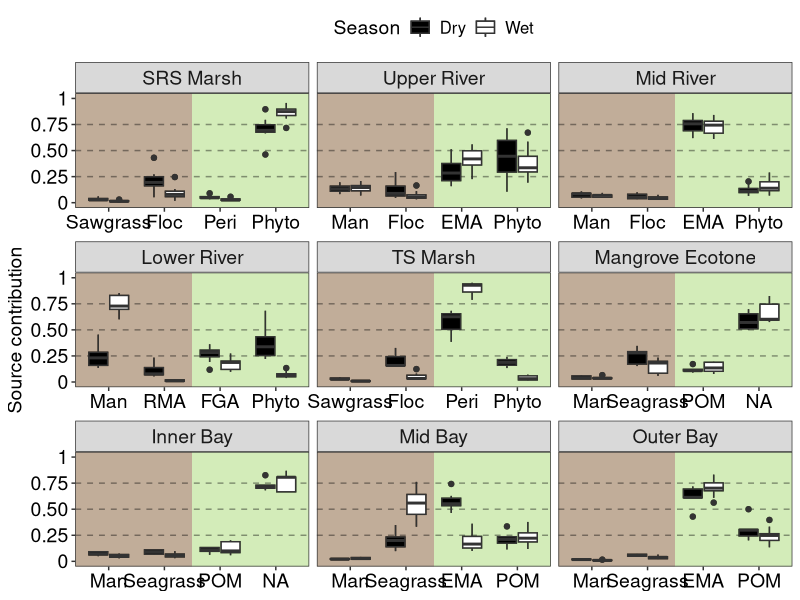
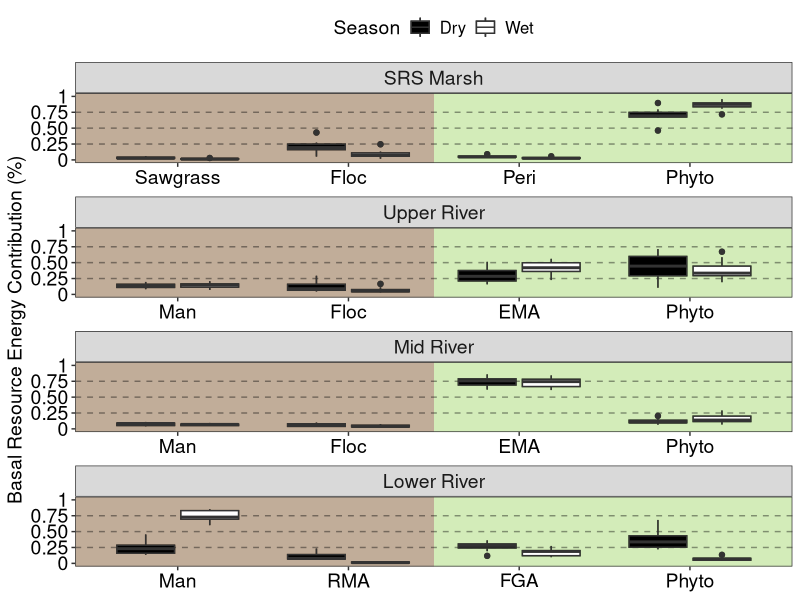
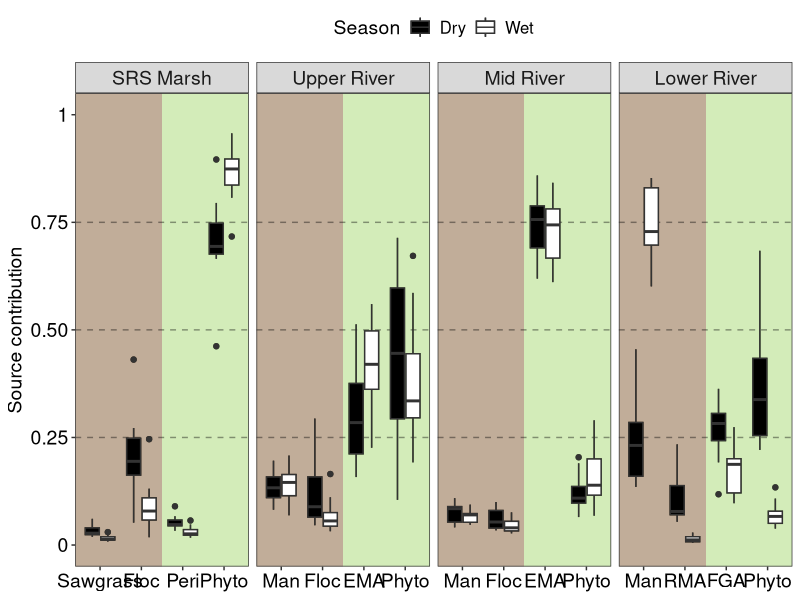
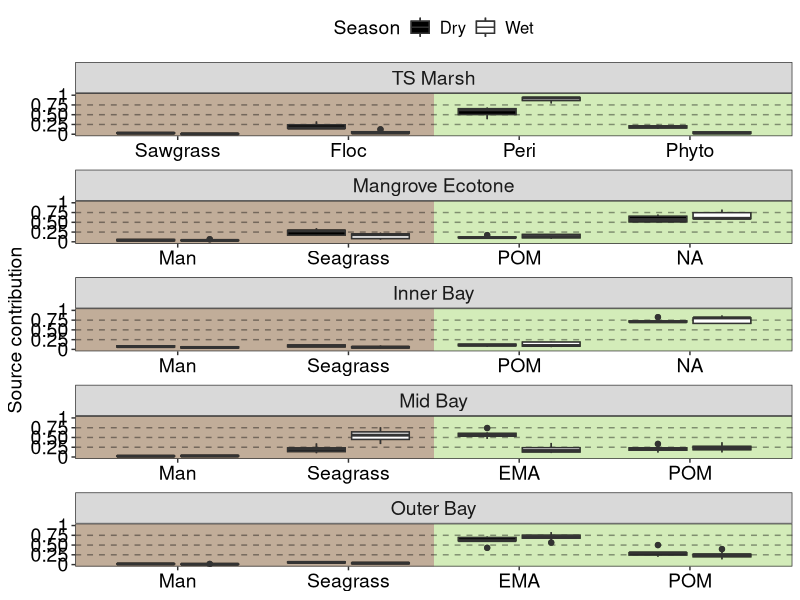
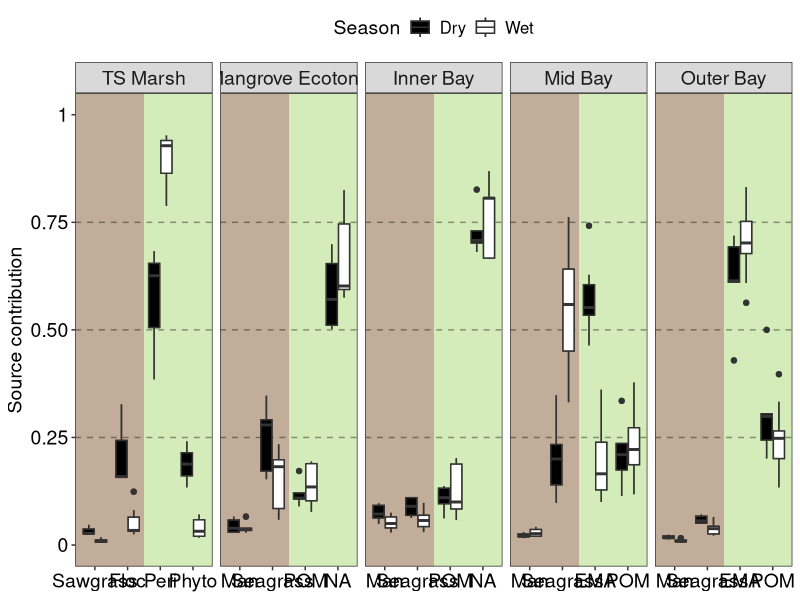
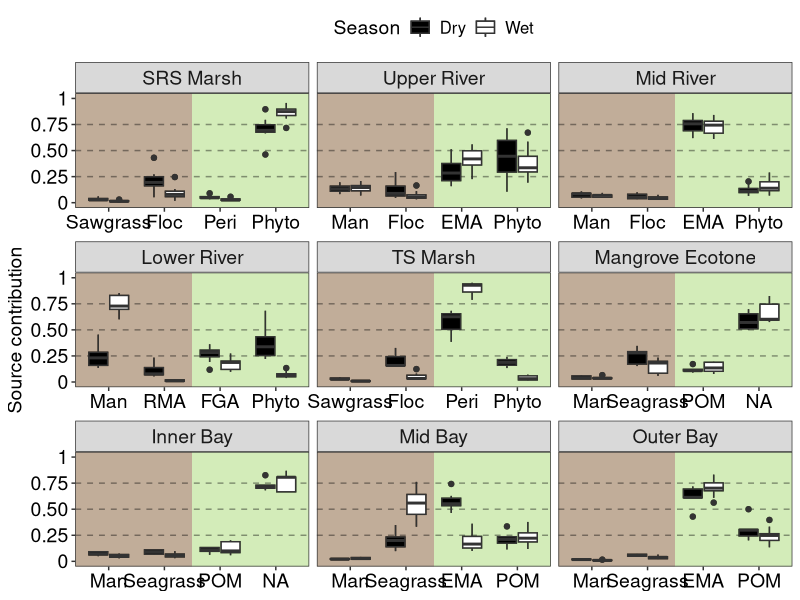
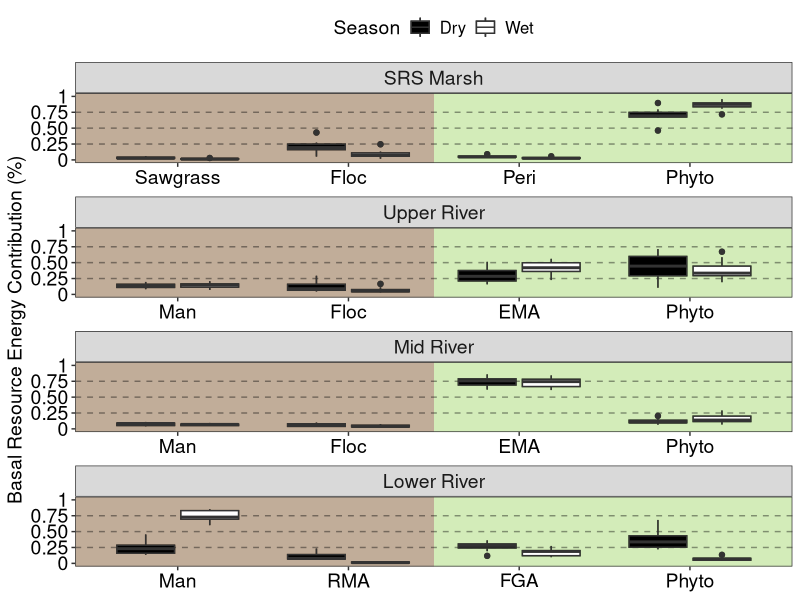
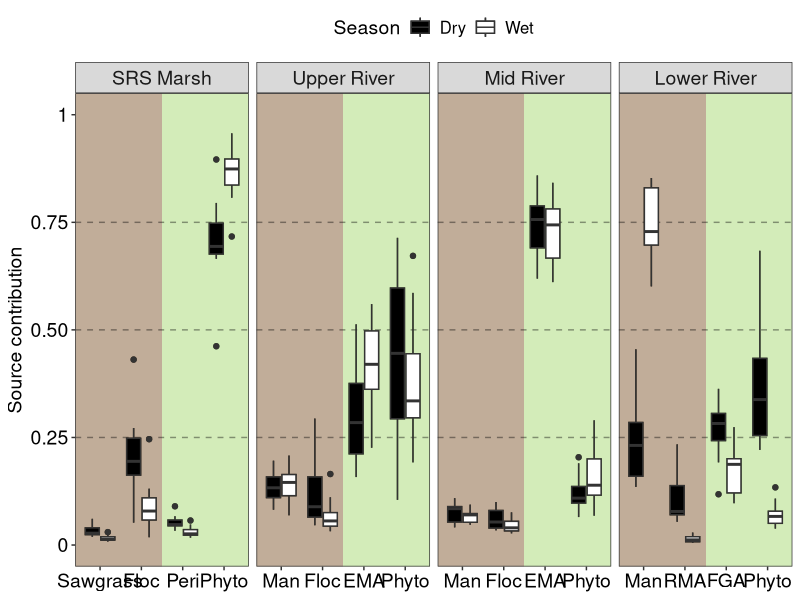

Here is the R script that generated these plots, in order:
#' """ Make basal resource figures for each transect with shaded background
#'     @author: Ryan James, James Sturges
#'     date: 9/22/23"""

library(tidyverse)

# load data ----
MixOut_RB10 = read.csv('data/Mix_Quants/MT_RB10.csv')
MixOut_SRS3 = read.csv('data/Mix_Quants/MT_SRS3.csv')
MixOut_SRS4 = read.csv('data/Mix_Quants/MT_SRS4.csv')
MixOut_SRS6 = read.csv('data/Mix_Quants/MT_SRS6.csv')
MixOut_TS3 = read.csv('data/Mix_Quants/MT_TS3.csv')
MixOut_TS7 = read.csv('data/Mix_Quants/MT_TS7.csv')
MixOut_TS9 = read.csv('data/Mix_Quants/MT_TS9.csv')
MixOut_TS10 = read.csv('data/Mix_Quants/MT_TS10.csv')
MixOut_TS11 = read.csv('data/Mix_Quants/MT_TS11.csv')

# SRSMixout_gb <- bind_rows(MixOut_RB10, MixOut_SRS3, MixOut_SRS4, MixOut_SRS6)
# 
# SRSMixout_gb = SRSMixout_gb %>% 
#   rename(site = type, season = code) %>%
#   mutate(path = case_when(
#     source %in% c("Epiphytes", "Phytoplankton", "Filamentous Green Algae", "Periphyton") ~ "green",
#     source %in% c("Mangrove", "Sawgrass", "Red Macroalgae",'Floc') ~ "brown",
#     TRUE ~ NA_character_  # For other cases, you can assign NA or something else if needed
#   ))
# 
# SRSMixout_gb = SRSMixout_gb %>% 
#   group_by(name, site, season, path) %>% 
#   summarize(value = sum(mean)) %>% 
#   pivot_wider(names_from = path, values_from = value)
# 
# TSMixout_gb <- rbind(MixOut_TS3, MixOut_TS7, MixOut_TS9, MixOut_TS10, MixOut_TS11)
# 
# TSMixout_gb = TSMixout_gb %>% 
#   rename(site = type, season = code) %>%
#   mutate(path = case_when(
#     source %in% c("Epiphytes", "Phytoplankton", "Filamentous Green Algae", "Periphyton", "Epiphytic microalgae", 'SPOM') ~ "green",
#     source %in% c("Mangrove", "Sawgrass", "Red Macroalgae", "Seagrass", 'Floc') ~ "brown",
#     TRUE ~ NA_character_  # For other cases, you can assign NA or something else if needed
#   ))
# 
# TSMixout_gb = TSMixout_gb %>% 
#   group_by(name, site, season, path) %>% 
#   summarize(value = sum(mean)) %>% 
#   pivot_wider(names_from = path, values_from = value)
# 
# 
# y_label_formatter <- function(x) {
#   ifelse(x %% 1 == 0, formatC(x, format = "f", digits = 0), formatC(x, format = "f", digits = 2))
# }
# 
# 
# combined_df = bind_rows(SRSMixout_gb,TSMixout_gb) %>%  
#   mutate(transect = case_when(
#     site %in% c("SRS3", "SRS4","SRS6", "RB10") ~ "Shark River Slough",
#     site %in% c("TS3", "TS7", "TS9", "TS10", "TS11") ~ "Taylor Slough"))
# 
# unique_names <- combined_df %>%
#   group_by(site, season) %>%
#   summarize(unique_names = n_distinct(name))
# 
# 
# # Combined Brown vs Green boxplot----
# combined_df <- combined_df %>%
#   mutate(site = ifelse(site == "RB10", "Upper River",
#                        ifelse(site == "SRS3", "SRS Marsh",
#                               ifelse(site == "SRS4", "Mid River",
#                                      ifelse(site == "SRS6", "Lower River",
#                                             ifelse(site == "TS3", "TS Marsh",
#                                                    ifelse(site == "TS7", "Mangrove Ecotone",
#                                                           ifelse(site == "TS9", "Inner Bay",
#                                                                  ifelse(site == "TS10", "Mid Bay",
#                                                                         ifelse(site == "TS11", "Outer Bay", site)
#                                                                  )
#                                                           )
#                                                    )
#                                             )
#                                      )
#                               )
#                        )
#   ),
#   site = factor(site, levels = c( "SRS Marsh","Upper River","Mid River","Lower River", "TS Marsh", "Mangrove Ecotone", "Inner Bay", "Mid Bay", "Outer Bay")))
# 
# combined_df = combined_df %>% 
#   group_by(site, season) %>% 
#   mutate(fill = mean(green),
#          site = factor(site, levels = c( "Outer Bay","Mid Bay","Inner Bay","Mangrove Ecotone" ,"TS Marsh", "Lower River", "Mid River","Upper River" ,"SRS Marsh" )))
# 
# 
# combined dataset from mixing model outputs
s_df= tibble(source = c("Sawgrass", "Mangrove",
                         "Floc","Red Macroalgae","Seagrass",
                         "Epiphytes","Periphyton","Filamentous Green Algae",
                         'SPOM',"Phytoplankton"),
             lab = c('Sawgrass', 'Man',
                      "Floc","RMA","Seagrass",
                      'EMA','Peri','FGA',
                      'POM', 'Phyto'),
             s = c('b1', 'b1',
                    'b2','b2','b2',
                    'g1','g1','g1',
                    'g2','g2'),
             x = c(1,1,
                   2,2,2,
                   3,3,3,
                   4,4),
             g = c('brown','brown',
                   'brown','brown','brown',
                   'green','green','green',
                   'green','green')) |> 
  mutate(lab = factor(lab, levels = c('Sawgrass', 'Man',
                                      "Floc","RMA","Seagrass",
                                      'EMA','Peri','FGA',
                                      'POM', 'Phyto')),
         lb = factor(lab, levels = c( "Man","Sawgrass","Floc","RMA",
                                      "Seagrass", "EMA","Peri" ,
                                      "Phyto",  "FGA", "POM")))

names = tibble(site = c("RB10","SRS3", "SRS4","SRS6",
                        "TS3", "TS7", "TS9", "TS10", "TS11"),
               slab = c("Upper River", "SRS Marsh", "Mid River", "Lower River",
                         "TS Marsh","Mangrove Ecotone","Inner Bay", "Mid Bay", "Outer Bay"))

cont_df = bind_rows(MixOut_RB10, MixOut_SRS3, MixOut_SRS4, MixOut_SRS6, MixOut_TS3, MixOut_TS7, MixOut_TS9, MixOut_TS10, MixOut_TS11) |> 
  as_tibble() |> 
  rename(site = type, season = code) |> 
  left_join(s_df, by = 'source') |> 
  left_join(names, by = 'site') |> 
  mutate(transect = case_when(
    site %in% c("SRS3", "SRS4","SRS6", "RB10") ~ "Shark River Slough",
    site %in% c("TS3", "TS7", "TS9", "TS10", "TS11") ~ "Taylor Slough"),
    slab = factor(slab, levels = c( "SRS Marsh","Upper River","Mid River","Lower River", "TS Marsh", "Mangrove Ecotone", "Inner Bay", "Mid Bay", "Outer Bay")))

#663300 for brown and #92D050 for green
y_label_formatter <- function(x) {
  ifelse(x %% 1 == 0, formatC(x, format = "f", digits = 0), formatC(x, format = "f", digits = 2))
}

ggplot(data = cont_df, aes(x = lab, y = mean, fill = season)) +
  geom_boxplot() + # gets drawn over but sets order of axes not sure why it changes order when start with geom_rect
  geom_rect(data = cont_df |> group_by(slab) |> slice(1),
            aes(xmax = Inf, xmin = 2.5, ymax = Inf, ymin =-Inf), fill = '#92D050', alpha = 0.4)+
  geom_rect(data = cont_df |> group_by(slab) |> slice(1),
            aes(xmin = -Inf, xmax = 2.5, ymax = Inf, ymin =-Inf), fill = '#663300', alpha = 0.4)+
  geom_hline(yintercept = c(0.25, 0.5, 0.75), linetype = 'dashed', alpha = 0.4)  +
  geom_boxplot() +
  theme_bw() +
  facet_wrap(~slab, scales = "free_x") +
  scale_fill_manual(values = c("Dry" = "black", "Wet" = "white")) +
  scale_y_continuous(
    breaks = c(0.0, 0.25, 0.5, 0.75, 1.0),
    limits = c(0, 1),
    labels = y_label_formatter) +
  labs(
    y = "Source contribution",
    x = NULL,
    fill = "Season")+
  theme(axis.title = element_text(size = 14),
        axis.text = element_text(size = 14, color = "black"),
        plot.title = element_text(size = 14, hjust=0.5),
        panel.grid.major = element_blank(),
        panel.grid.minor = element_blank(),
        legend.position = 'top',
        legend.title = element_text(size = 14),
        strip.text.x = element_text(size = 14),
        legend.text = element_text(size = 12))
  # theme(
  #   axis.title = element_text(size = 32), 
  #   axis.text.y = element_text(size = 20, colour = "black", face = "bold"), 
  #   axis.text.x = element_text(
  #     size = 18,
  #     colour = 'black'), 
  #   plot.title = element_text(size = 18, hjust = 0.5),
  #   panel.grid.major = element_blank(),
  #   panel.grid.minor = element_blank(),
  #   legend.position = 'top',
  #   legend.title = element_text(size = 32, face = "bold"),
  #   strip.text.x = element_text(size = 26, face = "bold"),
  #   strip.text.y = element_text(size = 18, face = "bold"),
  #   legend.text = element_text(size = 24, face = "bold"))

ggsave("figures/source_cont_plot_GBcol.png", width = 9.5, height = 7.5, dpi = 600)

# SRS only 
srs = cont_df |> filter(transect == "Shark River Slough")
# SRS only 
ggplot(data = srs, aes(x = lab, y = mean, fill = season)) +
  geom_boxplot() + # gets drawn over but sets order of axes not sure why it changes order when start with geom_rect
  geom_rect(data = srs |> group_by(slab) |> slice(1),
            aes(xmax = Inf, xmin = 2.5, ymax = Inf, ymin =-Inf), fill = '#92D050', alpha = 0.4)+
  geom_rect(data = srs |> group_by(slab) |> slice(1),
            aes(xmin = -Inf, xmax = 2.5, ymax = Inf, ymin =-Inf), fill = '#663300', alpha = 0.4)+
  geom_hline(yintercept = c(0.25, 0.5, 0.75), linetype = 'dashed', alpha = 0.4)  +
  geom_boxplot() +
  theme_bw() +
  facet_wrap(~slab, scales = "free_x", drop = T, ncol = 1) +
  scale_fill_manual(values = c("Dry" = "black", "Wet" = "white")) +
  scale_y_continuous(
    breaks = c(0.0, 0.25, 0.5, 0.75, 1.0),
    limits = c(0, 1),
    labels = y_label_formatter) +
  labs(
    y = "Basal Resource Energy Contribution (%)",
    x = NULL,
    fill = "Season")+
  theme(axis.title = element_text(size = 14),
        axis.text = element_text(size = 14, color = "black"),
        plot.title = element_text(size = 14, hjust=0.5),
        panel.grid.major = element_blank(),
        panel.grid.minor = element_blank(),
        legend.position = 'top',
        legend.title = element_text(size = 14),
        strip.text.x = element_text(size = 14),
        legend.text = element_text(size = 12))
  # theme(
  #   axis.title = element_text(size = 14), 
  #   axis.text.y = element_text(size = 14, colour = "black", face = "bold"), 
  #   axis.text.x = element_text(
  #     size = 12,
  #     colour = 'black'), 
  #   panel.grid.major = element_blank(),
  #   panel.grid.minor = element_blank(),
  #   legend.position = 'top',
  #   legend.title = element_text(size = 14, face = "bold"),
  #   strip.text = element_text(size = 14, face = "bold"),
  #   legend.text = element_text(size = 12, face = "bold"))

ggsave("figures/Source_SRS_tall.png", width = 4, height = 8, dpi = 600)

# SRS only 
ggplot(data = srs, aes(x = lab, y = mean, fill = season)) +
  geom_boxplot() + # gets drawn over but sets order of axes not sure why it changes order when start with geom_rect
  geom_rect(data = srs |> group_by(slab) |> slice(1),
            aes(xmax = Inf, xmin = 2.5, ymax = Inf, ymin =-Inf), fill = '#92D050', alpha = 0.4)+
  geom_rect(data = srs |> group_by(slab) |> slice(1),
            aes(xmin = -Inf, xmax = 2.5, ymax = Inf, ymin =-Inf), fill = '#663300', alpha = 0.4)+
  geom_hline(yintercept = c(0.25, 0.5, 0.75), linetype = 'dashed', alpha = 0.4)  +
  geom_boxplot() +
  theme_bw() +
  facet_wrap(~slab, scales = "free_x", drop = T, nrow = 1) +
  scale_fill_manual(values = c("Dry" = "black", "Wet" = "white")) +
  scale_y_continuous(
    breaks = c(0.0, 0.25, 0.5, 0.75, 1.0),
    limits = c(0, 1),
    labels = y_label_formatter) +
  labs(
    y = "Source contribution",
    x = NULL,
    fill = "Season")+
  theme(axis.title = element_text(size = 14),
        axis.text = element_text(size = 14, color = "black"),
        plot.title = element_text(size = 14, hjust=0.5),
        panel.grid.major = element_blank(),
        panel.grid.minor = element_blank(),
        legend.position = 'top',
        legend.title = element_text(size = 14),
        strip.text.x = element_text(size = 14),
        legend.text = element_text(size = 12))

ggsave("figures/Source_SRS_wide.png", width = 12, height = 4, dpi = 600)

# TS only 
ts = cont_df |> filter(transect == "Taylor Slough")
# TS only 
ggplot(data = ts, aes(x = lab, y = mean, fill = season)) +
  geom_boxplot() + # gets drawn over but sets order of axes not sure why it changes order when start with geom_rect
  geom_rect(data = ts |> group_by(slab) |> slice(1),
            aes(xmax = Inf, xmin = 2.5, ymax = Inf, ymin =-Inf), fill = '#92D050', alpha = 0.4)+
  geom_rect(data = ts |> group_by(slab) |> slice(1),
            aes(xmin = -Inf, xmax = 2.5, ymax = Inf, ymin =-Inf), fill = '#663300', alpha = 0.4)+
  geom_hline(yintercept = c(0.25, 0.5, 0.75), linetype = 'dashed', alpha = 0.4)  +
  geom_boxplot() +
  theme_bw() +
  facet_wrap(~slab, scales = "free_x", drop = T, ncol = 1) +
  scale_fill_manual(values = c("Dry" = "black", "Wet" = "white")) +
  scale_y_continuous(
    breaks = c(0.0, 0.25, 0.5, 0.75, 1.0),
    limits = c(0, 1),
    labels = y_label_formatter) +
  labs(
    y = "Source contribution",
    x = NULL,
    fill = "Season")+
  theme(axis.title = element_text(size = 14),
        axis.text = element_text(size = 14, color = "black"),
        plot.title = element_text(size = 14, hjust=0.5),
        panel.grid.major = element_blank(),
        panel.grid.minor = element_blank(),
        legend.position = 'top',
        legend.title = element_text(size = 14),
        strip.text.x = element_text(size = 14),
        legend.text = element_text(size = 12))

ggsave("figures/Source_TS_tall.png", width = 4, height = 10, dpi = 600)

# TS only 
ggplot(data = ts, aes(x = lab, y = mean, fill = season)) +
  geom_boxplot() + # gets drawn over but sets order of axes not sure why it changes order when start with geom_rect
  geom_rect(data = ts |> group_by(slab) |> slice(1),
            aes(xmax = Inf, xmin = 2.5, ymax = Inf, ymin =-Inf), fill = '#92D050', alpha = 0.4)+
  geom_rect(data = ts |> group_by(slab) |> slice(1),
            aes(xmin = -Inf, xmax = 2.5, ymax = Inf, ymin =-Inf), fill = '#663300', alpha = 0.4)+
  geom_hline(yintercept = c(0.25, 0.5, 0.75), linetype = 'dashed', alpha = 0.4)  +
  geom_boxplot() +
  theme_bw() +
  facet_wrap(~slab, scales = "free_x", drop = T, nrow = 1) +
  scale_fill_manual(values = c("Dry" = "black", "Wet" = "white")) +
  scale_y_continuous(
    breaks = c(0.0, 0.25, 0.5, 0.75, 1.0),
    limits = c(0, 1),
    labels = y_label_formatter) +
  labs(
    y = "Source contribution",
    x = NULL,
    fill = "Season")+
  theme(axis.title = element_text(size = 14),
        axis.text = element_text(size = 14, color = "black"),
        plot.title = element_text(size = 14, hjust=0.5),
        panel.grid.major = element_blank(),
        panel.grid.minor = element_blank(),
        legend.position = 'top',
        legend.title = element_text(size = 14),
        strip.text.x = element_text(size = 14),
        legend.text = element_text(size = 12))

ggsave("figures/Source_TS_wide.png", width = 15, height = 4, dpi = 600)

